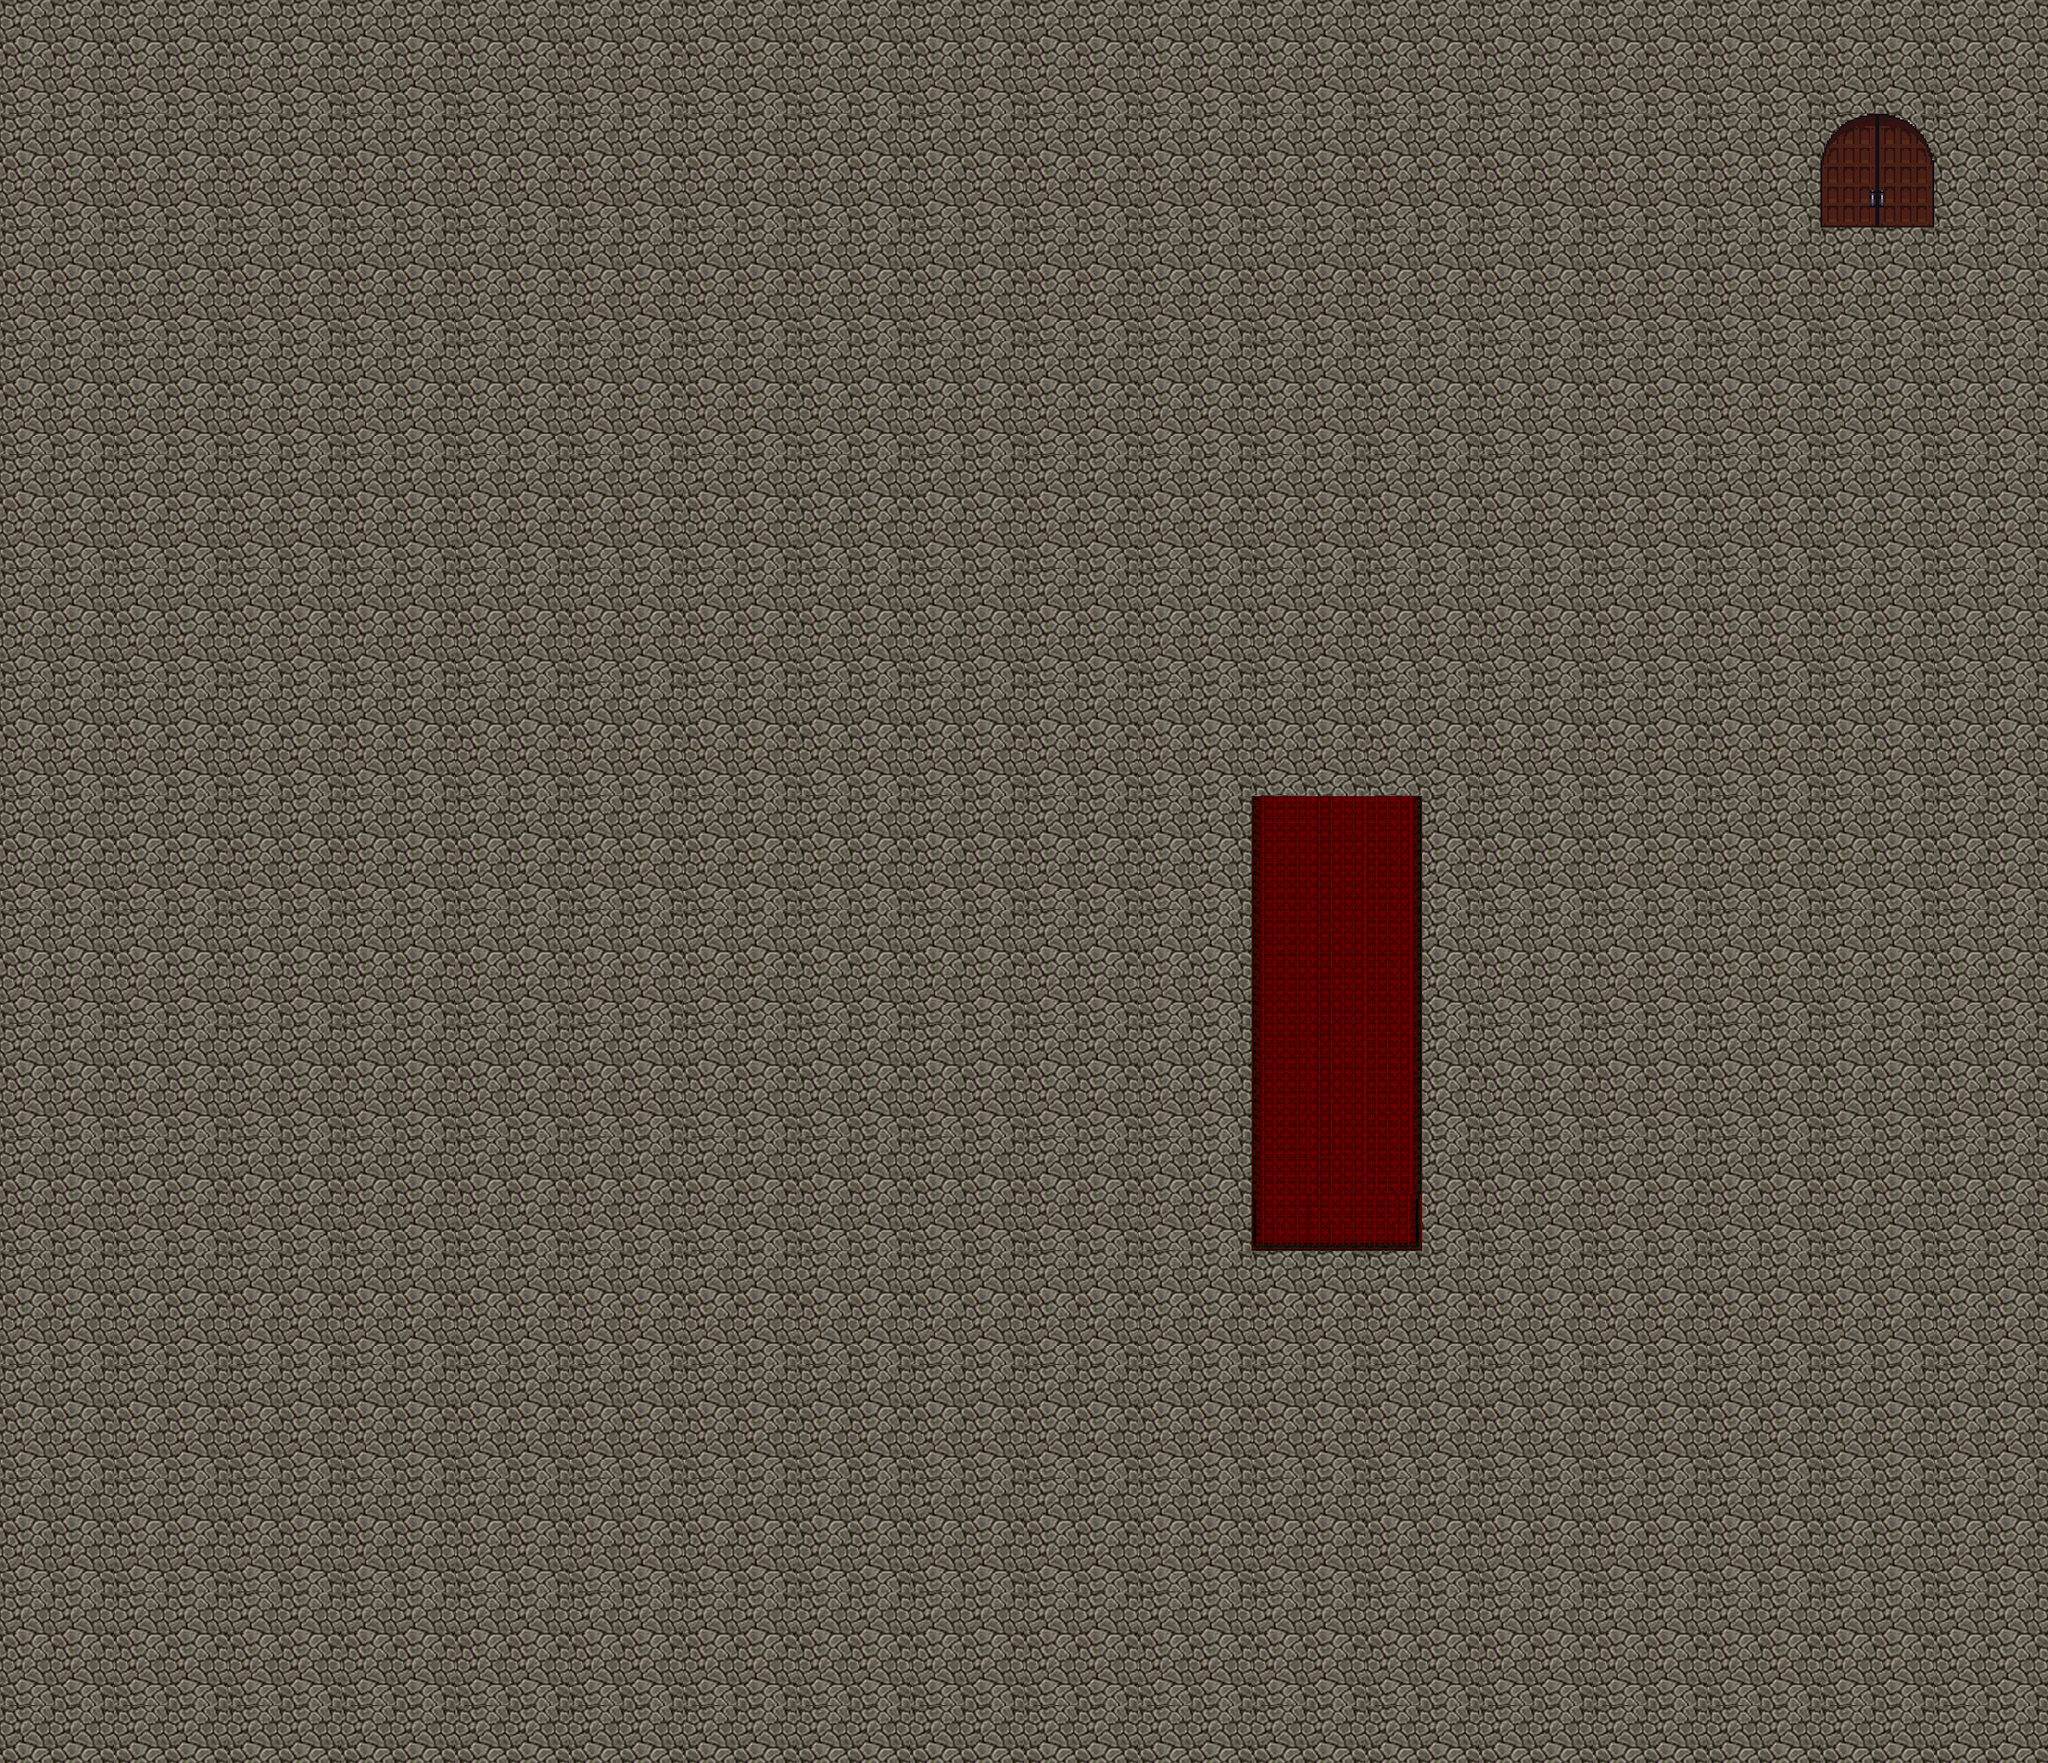

Tiled map render using the project's own tile images. Description and the map definition, with tile-layer contents summarised, below:
An orthogonal 36x31 tile map with 60x60 px tiles, 2 tile layers (background, door) and 375 objects.

<map version="1.5" tiledversion="1.7.2" orientation="orthogonal" renderorder="right-down" width="36" height="31" tilewidth="60" tileheight="60" infinite="0" nextlayerid="16" nextobjectid="732">
 <tileset firstgid="1" name="tileSet2" tilewidth="60" tileheight="60" tilecount="221" columns="17">
  <image source="../images/mapTile/tileSet2.png" trans="ff00ff" width="1020" height="780" />
 </tileset>
 <layer id="1" name="background" width="36" height="31">
  <data>[1116 cells, 1116 non-empty, 10 distinct tile ids]</data>
 </layer>
 <objectgroup id="3" name="wall1">
  <object id="1" gid="131" x="2040" y="60" width="60" height="60" />
  <object id="2" gid="131" x="1980" y="60" width="60" height="60" />
  <object id="3" gid="131" x="2100" y="60" width="60" height="60" />
  <object id="5" gid="131" x="60" y="60" width="60" height="60" />
  <object id="6" gid="131" x="120" y="60" width="60" height="60" />
  <object id="7" gid="131" x="180" y="60" width="60" height="60" />
  <object id="8" gid="131" x="240" y="60" width="60" height="60" />
  <object id="9" gid="131" x="300" y="60" width="60" height="60" />
  <object id="10" gid="131" x="360" y="60" width="60" height="60" />
  <object id="11" gid="131" x="420" y="60" width="60" height="60" />
  <object id="12" gid="131" x="480" y="60" width="60" height="60" />
  <object id="13" gid="131" x="840" y="60" width="60" height="60" />
  <object id="14" gid="131" x="540" y="60" width="60" height="60" />
  <object id="15" gid="131" x="660" y="60" width="60" height="60" />
  <object id="16" gid="131" x="600" y="60" width="60" height="60" />
  <object id="17" gid="131" x="720" y="60" width="60" height="60" />
  <object id="18" gid="131" x="780" y="60" width="60" height="60" />
  <object id="19" gid="131" x="900" y="60" width="60" height="60" />
  <object id="20" gid="131" x="960" y="60" width="60" height="60" />
  <object id="21" gid="131" x="1020" y="60" width="60" height="60" />
  <object id="22" gid="131" x="1080" y="60" width="60" height="60" />
  <object id="23" gid="131" x="1140" y="60" width="60" height="60" />
  <object id="24" gid="131" x="1200" y="60" width="60" height="60" />
  <object id="25" gid="131" x="1260" y="60" width="60" height="60" />
  <object id="26" gid="131" x="1380" y="60" width="60" height="60" />
  <object id="27" gid="131" x="1440" y="60" width="60" height="60" />
  <object id="28" gid="131" x="1320" y="60" width="60" height="60" />
  <object id="29" gid="131" x="1500" y="60" width="60" height="60" />
  <object id="30" gid="131" x="1560" y="60" width="60" height="60" />
  <object id="31" gid="131" x="1620" y="60" width="60" height="60" />
  <object id="32" gid="131" x="1680" y="60" width="60" height="60" />
  <object id="33" gid="131" x="1740" y="60" width="60" height="60" />
  <object id="34" gid="131" x="1800" y="60" width="60" height="60" />
  <object id="35" gid="131" x="1860" y="60" width="60" height="60" />
  <object id="36" gid="131" x="1920" y="60" width="60" height="60" />
  <object id="37" gid="148" x="2100" y="120" width="60" height="60" />
  <object id="38" gid="147" x="2040" y="120" width="60" height="60" />
  <object id="41" gid="146" x="1980" y="120" width="60" height="60" />
  <object id="42" gid="145" x="1920" y="120" width="60" height="60" />
  <object id="53" gid="146" x="1860" y="120" width="60" height="60" />
  <object id="54" gid="146" x="1800" y="120" width="60" height="60" />
  <object id="55" gid="147" x="1800" y="120" width="60" height="60" />
  <object id="56" gid="145" x="1740" y="120" width="60" height="60" />
  <object id="57" gid="144" x="1680" y="120" width="60" height="60" />
  <object id="58" gid="143" x="1620" y="120" width="60" height="60" />
  <object id="59" gid="142" x="1560" y="120" width="60" height="60" />
  <object id="61" gid="141" x="1500" y="120" width="60" height="60" />
  <object id="62" gid="140" x="1440" y="120" width="60" height="60" />
  <object id="63" gid="139" x="1380" y="120" width="60" height="60" />
  <object id="64" gid="138" x="1320" y="120" width="60" height="60" />
  <object id="65" gid="137" x="1260" y="120" width="60" height="60" />
  <object id="66" gid="148" x="1200" y="120" width="60" height="60" />
  <object id="67" gid="147" x="1140" y="120" width="60" height="60" />
  <object id="69" gid="146" x="1080" y="120" width="60" height="60" />
  <object id="70" gid="145" x="1020" y="120" width="60" height="60" />
  <object id="71" gid="144" x="960" y="120" width="60" height="60" />
  <object id="72" gid="143" x="900" y="120" width="60" height="60" />
  <object id="73" gid="142" x="840" y="120" width="60" height="60" />
  <object id="74" gid="141" x="780" y="120" width="60" height="60" />
  <object id="75" gid="140" x="720" y="120" width="60" height="60" />
  <object id="76" gid="139" x="660" y="120" width="60" height="60" />
  <object id="77" gid="138" x="600" y="120" width="60" height="60" />
  <object id="79" gid="137" x="540" y="120" width="60" height="60" />
  <object id="80" gid="148" x="480" y="120" width="60" height="60" />
  <object id="81" gid="147" x="420" y="120" width="60" height="60" />
  <object id="82" gid="146" x="360" y="120" width="60" height="60" />
  <object id="84" gid="145" x="300" y="120" width="60" height="60" />
  <object id="85" gid="144" x="240" y="120" width="60" height="60" />
  <object id="86" gid="143" x="180" y="120" width="60" height="60" />
  <object id="87" gid="142" x="120" y="120" width="60" height="60" />
  <object id="88" gid="141" x="60" y="120" width="60" height="60" />
  <object id="89" gid="158" x="60" y="180" width="60" height="60" />
  <object id="90" gid="159" x="120" y="180" width="60" height="60" />
  <object id="91" gid="160" x="180" y="180" width="60" height="60" />
  <object id="92" gid="161" x="240" y="180" width="60" height="60" />
  <object id="93" gid="162" x="300" y="180" width="60" height="60" />
  <object id="94" gid="163" x="360" y="180" width="60" height="60" />
  <object id="95" gid="164" x="420" y="180" width="60" height="60" />
  <object id="96" gid="165" x="480" y="180" width="60" height="60" />
  <object id="97" gid="154" x="540" y="180" width="60" height="60" />
  <object id="98" gid="155" x="600" y="180" width="60" height="60" />
  <object id="99" gid="156" x="660" y="180" width="60" height="60" />
  <object id="103" gid="157" x="720" y="180" width="60" height="60" />
  <object id="104" gid="158" x="780" y="180" width="60" height="60" />
  <object id="105" gid="159" x="840" y="180" width="60" height="60" />
  <object id="106" gid="160" x="900" y="180" width="60" height="60" />
  </objectgroup>
 <layer id="2" name="door" width="36" height="31">
  <data>[1116 cells, 4 non-empty, 4 distinct tile ids]</data>
 </layer>
 <objectgroup id="4" name="wall2">
  <!-- 233 objects omitted --></objectgroup>
 <objectgroup id="5" name="wall3">
  <!-- 201 objects omitted --></objectgroup>
 <objectgroup id="6" name="wall4">
  <!-- 165 objects omitted --></objectgroup>
 <objectgroup id="15" name="wall6">
  <!-- 133 objects omitted --></objectgroup>
 <objectgroup id="7" name="wall5">
  <!-- 45 objects omitted --></objectgroup>
 <objectgroup id="8" name="treasure">
  <properties>
   <property name="empty" type="bool" value="false" />
  </properties>
  <!-- 30 objects omitted --></objectgroup>
 <objectgroup id="10" name="treasure">
  <properties>
   <property name="empty" type="bool" value="true" />
  </properties>
  <!-- 29 objects omitted --></objectgroup>
 <objectgroup id="11" name="statue">
  <properties>
   <property name="empty" type="bool" value="true" />
  </properties>
  <!-- 28 objects omitted --></objectgroup>
 <objectgroup id="12" name="statue">
  <properties>
   <property name="empty" type="bool" value="false" />
  </properties>
  <!-- 16 objects omitted --></objectgroup>
 <objectgroup id="13" name="stair">
  <!-- 4 objects omitted --></objectgroup>
</map>
<!-- 289 of 375 objects omitted -->